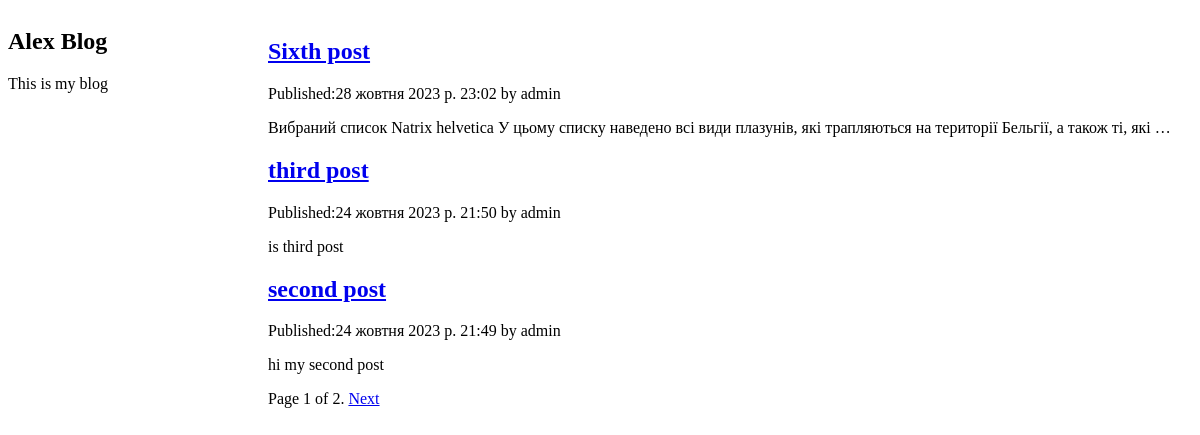
The page / on the database its author committed.
### blog/models.py (models this page shows, shortened)
class Post(models.Model):
    STATUS_CHOICES = (
        ('draft', 'Draft'),
        ('published', 'Published'),
    )
    tags = TaggableManager()
    title = models.CharField(max_length=150, verbose_name='Header')
    slug = models.SlugField(max_length=150, unique_for_date='publish')
    author = models.ForeignKey(User, related_name='blog_posts', on_delete=models.CASCADE)
    body = models.TextField(verbose_name='Text')
    publish = models.DateTimeField(default=timezone.now)
    created = models.DateTimeField(auto_now_add=True)
    updated = models.DateTimeField(auto_now=True)
    status = models.CharField(max_length=10, choices=STATUS_CHOICES, default='draft')
    class Meta:
        ordering = ('-publish', )
    def get_absolute_url(self):
        return reverse('blog:post_detail',
                       args=[self.publish.year,
                             self.publish.strftime('%m'),
                             self.publish.strftime('%d'),
                             self.slug
                       ])

### blog/views.py (the view)
# urls.py: path('', views.post_list, name='base'),
def post_list(request, tag_slug=None):
    posts = Post.objects.all()
    tag = None
    if tag_slug:
        tag = get_object_or_404(Tag, slug=tag_slug)
        posts = posts.filter(tags__in=[tag])
    paginator = Paginator(posts, 3)
    page = request.GET.get('page')
    try:
        posts = paginator.page(page)
    except PageNotAnInteger:
        posts = paginator.page(1)
    except EmptyPage:
        posts = paginator.page(paginator.num_pages)
    return render(request, 'blog/post/list.html', {'page': page,
                                                   'posts': posts,
                                                   'tag': tag})

### blog/templates/blog/post/list.html (shortened to what this page needs)
{% extends "blog/base.html" %}
{% block content %}
{% for post in posts %}
    <h2>
        <a href="{{ post.get_absolute_url }}">{{ post.title }}</a>
    </h2>
    <p>
        Published:{{ post.publish }} by {{ post.author }}
    </p>
    {{ post.body|truncatewords:20|linebreaks }}
{% endfor %}
    {% include "pagination.html" with page=posts %}
{% endblock %}

### blog/templates/blog/base.html (shortened to what this page needs)
<!DOCTYPE html>
{% load static %}
<html lang="en">
<head>
    <link href="{% static 'css/blog.css' %}" rel="stylesheet">
</head>
<body class="body_b">
    <div class="sidebar">
        <h2>Alex Blog</h2>
        <p>This is my blog</p>
    </div>
    <div class="content">
        {% block content %}
        {% endblock %}
    </div>
</body>
</html>

### blog/templates/pagination.html (shortened to what this page needs)
<div class="pagination">
    <span>
        <span>
            Page {{ page.number }} of {{ page.paginator.num_pages }}.
        </span>
        {% if page.has_next %}
            <a href="?page={{ page.next_page_number }}">Next</a>
        {% endif %}
    </span>
</div>

### blog/static/css/blog.css (style rules this page uses)
.body_b { display: flex; flex-direction: row; }
.content { margin: 10px; }
.sidebar { width: 250px; }

### rows shown on the page
Post: title "Sixth post", publish "28 жовтня 2023 р. 23:02", author "admin", body "Вибраний список Natrix helvetica У цьому списку наведено всі види плазунів, які трапляються на території Бельгії, а також ті, які …"
Post: title "third post", publish "24 жовтня 2023 р. 21:50", author "admin", body "is third post"
Post: title "second post", publish "24 жовтня 2023 р. 21:49", author "admin", body "hi my second post"

### other values the page prints
{{ page.number }} "1"
{{ page.paginator.num_pages }} "2"
